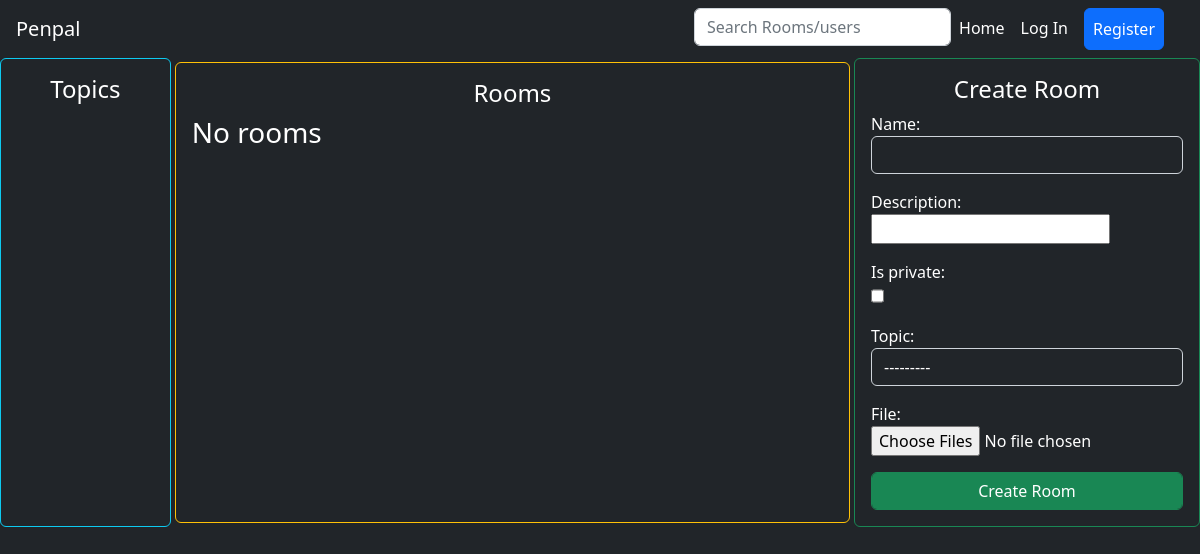
The page /?t=DBMS on the database as committed earlier.
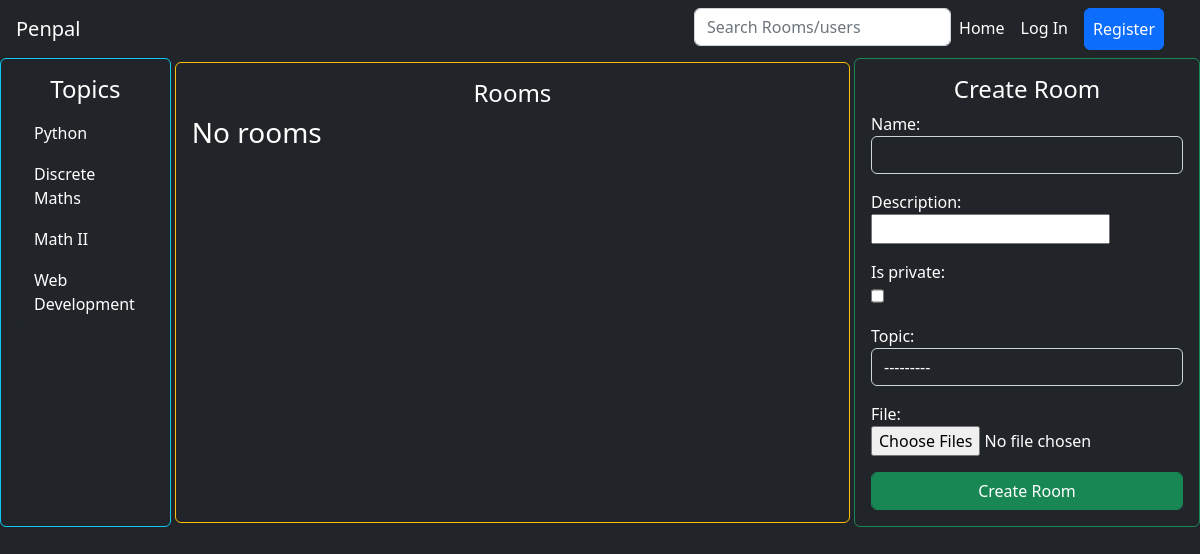
The same page on the database as committed later.
### base/models.py (models this page shows)
class Topic(models.Model):
    name = models.CharField(max_length=50)
    def __str__(self):
        return self.name

### base/views.py (the view, shortened to what this page needs)
# urls.py: path('',index,name='index'),
def index(request):
    context = {}
    rooms = ''
    if request.GET:
        t = request.GET.get('t')
        s = request.GET.get('s')
        if t:
            rooms = Room.objects.filter(Q(topic__name__icontains = t)).exclude(is_private = True)
    else:
        rooms = Room.objects.all().exclude(is_private=True)
    context['rooms'] = rooms
    context['creation_form'] = RoomCreationForm()
    context['file_form'] = RoomFileForm()
    context['topics'] = Topic.objects.all()
    return render(request,"index.html",context)

### base/forms.py
class RoomCreationForm(forms.ModelForm):
    class Meta:
        model = Room
        fields = ('name','description','is_private','topic',)
        widgets = {
            'name': forms.TextInput(attrs={'class':'bg-dark text-white form-control'}),
            'description': MDEWidget(attrs={'class':'bg-dark text-white form-control'}),
            'is_private': forms.CheckboxInput(attrs={'class':'form-check',}),
            'topic': forms.Select(attrs={'class':'form-control text-white bg-dark'}),
        }

class RoomFileForm(forms.ModelForm):
    file = forms.FileField(required=False,widget=ClearableMultipleFileInput())
    class Meta:
        model = RoomFile
        fields = ['file']

### base/widgets.py (called while the page is built)
    def is_initial(self, value):
        return bool(value)

### base/templates/index.html (shortened to what this page needs)
{% extends 'layout.html' %}
{% block body %}
<div style="display: grid; grid-template-columns: 1fr 4fr 1fr;">
    <div class="border rounded border-info list-group p-3">
        <h4 class="text-center">Topics</h4>
        {% for topic in topics %}
        <a href="{% url 'index' %}?t={{topic.name}}" class="list-group-item list-group-item-action bg-dark text-white border-dark">
            {{ topic.name }}
        </a>
        {% endfor %}
    </div>
    <div class="border rounded border-warning list-group p-3 m-1">
        <h4 class="text-center">Rooms</h4>
        {% include "base/rooms.html" %}
    </div>
    <div class="container border rounded border-success p-3">
        <h4 class="text-center">Create Room</h4>
        <form action="{% url 'create_room' %}" method="post">
            {{ creation_form.as_p }}
            {{ file_form.as_p }}
            <input type="submit" class="btn btn-success form-control" value="Create Room">
        </form>
    </div>
</div>
{% endblock %}

### accounts/templates/layout.html (shortened to what this page needs)
{% load static %}
{% load crispy_forms_tags %}
<!DOCTYPE html>
<html lang="en">
<head>
    <link href="https://cdn.jsdelivr.net/npm/bootstrap@5.2.0/dist/css/bootstrap.min.css" rel="stylesheet">
    <link rel="stylesheet" href="{% static 'css/styles.css' %}">
    <link rel="stylesheet" href="{% static 'css/bootstrap.css' %}">
</head>
<body class="text-white bg-dark">
    <nav id="navbar" class="text-white navbar navbar-expand-lg" style="z-index: 1;">
        <div class="text-white container-fluid">
            <a class="text-white navbar-brand text-center p-1" href="{% url 'index' %}" data-bs-toggle="tooltip" data-bs-placement="bottom"
                title="Go to Homepage">Penpal</a>
            <div class="text-white collapse navbar-collapse" id="navbarSupportedContent">
                <span class="text-white nav-item d-flex mx-3">
                    <ul class="text-white navbar-nav me-auto mb-2 mb-lg-0">
                        <li class="text-white nav-item">
                            <form class="form-inline" action="{% url 'index'%}" >
                                <input name="s" class="form-control mr-sm-2" type="search" placeholder="Search Rooms/users" aria-label="Search">
                              </form>
                        </li>
                        <li class="text-white nav-item">
                            <a class="text-white nav-link english" href="{% url 'index' %}">Home</a>
                        </li>
                    {% if user.is_authenticated %}
                        {% if user.is_staff %}
                            <li class="text-white nav-item">
                                <a class="text-white nav-link english" href="/admin">Admin Page</a>
                            </li>
                        {% endif %}
                        <li class="text-white nav-item dropdown bg-dark">
                            <a class="text-white nav-link dropdown-toggle bg-dark" href="#" id="navbarDropdown" role="button"
                                data-bs-toggle="dropdown" aria-expanded="false"><span data-bs-toggle="tooltip"
                                    data-bs-placement="bottom" title="Dropdown">
                                    <strong class="text-white px-2 bg-dark">{{user.username}}
                                        <i class="text-white fa-solid fa-user"></i></strong></span></a>
                            <ul class="text-white dropdown-menu dropdown-menu-end bg-dark" id="dropmenu" aria-labelledby="navbarDropdown">
                                <li ><a class="text-white dropdown-item english" href="{% url 'profile' user.id %}">Profile</a>
                                </li>
                                <li>
                                    <hr>
                                </li>
                                <li>
                                    <a class="text-white dropdown-item english" href="{% url 'logout' %}">Logout</a>
                                </li>
                            </ul>
                        </li>
                    </ul>
                    {% else %}
                    <li class="text-white nav-item">
                        <a class="text-white nav-link english" href="{% url 'login' %}">Log In</a>
                    </li>
                    <li class="text-white nav-item d-flex mx-2">
                        <a class="text-white nav-link btn btn-primary text-white p-2 english" href="{% url 'register' %}">Register</a>
                    </li>
                    </ul>
                    {% endif %}
                </span>
            </div>
        </div>
    </nav>
    {% block body %}
    {% endblock %}
</body>
</html>

### base/templates/base/rooms.html
{% for room in rooms %}
<a href="{% url 'view_room' room.id %}" class="list-group-item list-group-item-action flex-column align-items-start bg-dark text-white border-dark">
    <div class="d-flex w-100 justify-content-between">
        <h5 class="mb-1">{{ room.name }}</h5>
        <small></small>
    </div>
    <p class="mb-1">{{room.description | truncatechars:100}}</p>
    <small>{{room.creator | safe}}</small>
</a>
<hr>
{% empty %}
<h3>No rooms</h3>
{% endfor %}

### base/templates/documents/clearable_multiple_file_input.html (shortened to what this page needs)
{% load document %}
<input type="{{ widget.type }}" name="{{ widget.name }}" multiple{% include "django/forms/widgets/attrs.html" %}>

Rows that differ between the two databases and show on the page:
added Topic: name "Python"
added Topic: name "Discrete Maths"
added Topic: name "Math II"
added Topic: name "Web Development"
